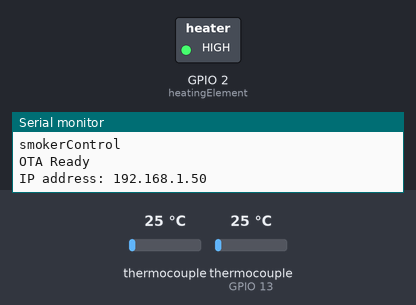
This sketch was run on a simulated ESP8266 (NodeMCU). On the bench: switched loads named in the sketch (green lamp = pin HIGH), the last lines printed to the serial monitor. The inputs (shaded band) are chosen by the test bench; at power-on: thermocouple (sensor on GPIO 13) 25 °C, thermocouple 25 °C. WiFi joins after 1.5 s; servers stay silent unless stated; no MQTT or app messages arrive unless stated.

Above: at 6.2 s.
6.3 s: thermocouple (sensor on GPIO 13) set to 102 °C
11.5 s: thermocouple (sensor on GPIO 13) set to 111 °C
At 16.3 s:
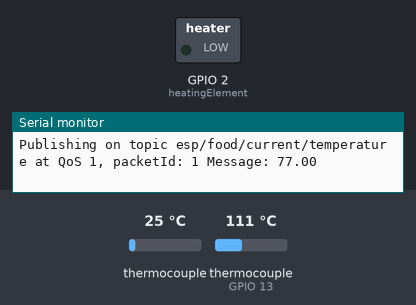
18.0 s: thermocouple (sensor on GPIO 13) set to 6 °C
At 21.2 s:
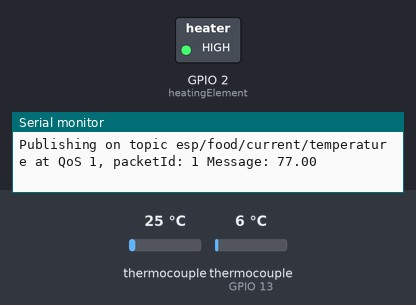
21.6 s: thermocouple (sensor on GPIO 13) set to 150 °C
At 26.1 s:
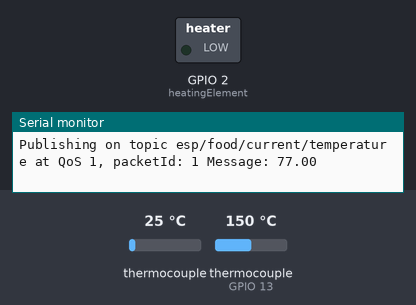
Timing chart, 0 to 27.6 s (numbered marks = the images above; inputs shaded):
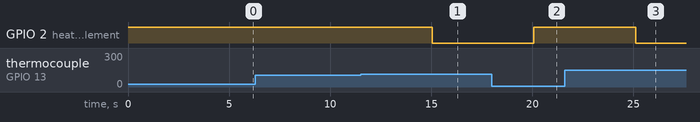

Measured:
- the behaviour switches between 107 and 108 °C on thermocouple (sensor on GPIO 13) (found by bisection; images 0 and 1)
- after the input at 11.5 s, GPIO 2 (heatingElement): HIGH → LOW after 3.5 s
- after the input at 18.0 s, GPIO 2 (heatingElement): LOW → HIGH after 2.1 s
- after the input at 21.6 s, GPIO 2 (heatingElement): HIGH → LOW after 3.5 s

The sketch:

smokerController.ino
```cpp
#include <ESP8266WiFi.h>
#include <ESPAsyncTCP.h>
#include <ESPAsyncWebServer.h>
#include <max6675.h>
#include <Wire.h>
#include <AsyncMqttClient.h>
#include <Ticker.h>
#include <ArduinoOTA.h>

//mqtt configs
#define MQTT_HOST IPAddress(192,168,1,145)
#define MQTT_PORT 1883
#define mqtt_user ""
#define mqtt_password ""

#define MQTT_FOOD_PUB_TEMP "esp/food/current/temperature"
#define MQTT_SMOKER_PUB_TEMP "esp/smoker/current/temperature"
#define MQTT_FOOD_PUB_TARGET_TEMP "esp/food/target/temperature"
#define MQTT_SMOKER_PUB_TARGET_TEMP "esp/smoker/target/temperature"

AsyncMqttClient mqttClient;
Ticker mqttReconnectTimer;

// Replace with your network credentials
const char* ssid     = "";
const char* password = "";
const char* hostName = "smokerControl";

IPAddress local_IP(192,168,4,22);
IPAddress gateway(192,168,4,9);
IPAddress subnet(255,255,255,0);

//thermocouple configs
const int ktcSO = 12;
const int ktcCLK = 14;
const int smokerCS = 13;
const int foodCS = 0;

float smokerTempProbeReading = 0;
float foodTempProbeReading = 0;

MAX6675 smoker(ktcCLK, smokerCS, ktcSO);
MAX6675 foodProbe(ktcCLK, foodCS, ktcSO);

//heating element configs
int heatingElement = 2;
bool heatingElementOn = false;

int smokerTargetTemp = 225;
int foodTargetTemp = 203;

//input params to set targets
const char* targetFoodTempInputParam = "targetFoodTempTb";
const char* targetSmokerTempInputParam = "targetSmokerTempTb";

//website body
const char index_html[] PROGMEM = R"rawliteral(
<!DOCTYPE html>
 <html>
    <head>
      <meta name=\"viewport\" content=\"width=device-width, initial-scale=1\">
        <link rel=\"icon\" href=\"data:,\">
        <style>html { font-family: Helvetica; display: inline-block; margin: 0px auto; text-align: center;}</style>
    </head>
        <script type='text/JavaScript'>function AutoRefresh(t){setTimeout(location.reload(true, t))}</script>
        <body>
          <h1>Smoker Control
          </h1>

          %TEMPPLACEHOLDER%

          <form action='/get'
              <div>Set Target Food Temp: </div>
              <input type='text' name='targetFoodTempTb'>
              <input type='submit' value='Submit'>
          </form>
          <br><br>
          <form action='/get'
              <div>Set Target Smoker Temp: </div>
              <input type='text' name='targetSmokerTempTb'>
              <input type='submit' value='Submit'>
          </form>
          <br><br>
        </body>
  </html>)rawliteral";

// Set web server port number to 80
AsyncWebServer  server(80);

//mqtt stuff
void connectToMqtt() {
  Serial.println("Connecting to MQTT...");
   mqttClient.setCredentials("quser","quser");

   int connectAttempts = 0;
   while (!mqttClient.connected() && connectAttempts <= 20) {
        connectAttempts++;
    // Attempt to connect
    Serial.print("Attempting to connect to MQTT broker ");
    Serial.println(connectAttempts);
    mqttClient.connect();

    // Wait some time to space out connection requests
    delay(3000);
   }

   Serial.println("Connected to MQTT broker");
}

void onMqttConnect(bool sessionPresent) {
  Serial.println("Connected to MQTT.");
  Serial.print("Session present: ");
  Serial.println(sessionPresent);
}

void onMqttPublish(uint16_t packetId) {
  Serial.print("Publish acknowledged.");
  Serial.print("  packetId: ");
  Serial.println(packetId);
}

void onMqttDisconnect(AsyncMqttClientDisconnectReason reason) {
  Serial.println("Disconnected from MQTT.");

  if (WiFi.isConnected()) {
    mqttReconnectTimer.once(2, connectToMqtt);
  }
}

String processor(const String& var){
  String replaceStrings = "";
  if(var == "TEMPPLACEHOLDER"){
    replaceStrings += "<p>Current Smoker Temp: "+String(smokerTempProbeReading)+"</p>";
    replaceStrings +=  "<p>Current Food Temp: "+String(foodTempProbeReading)+"</p>";
    replaceStrings +=  "<p>Current Food Target Temp: "+String(foodTargetTemp)+"</p>";
    replaceStrings +=  "<p>Current Smoker Target Temp: "+String(smokerTargetTemp)+"</p>";
    replaceStrings +=  "<p>Current Heating Element State: "+String(heatingElementOn)+"</p>";
  }

  return replaceStrings;
}

void setup() {
  Serial.begin(115200);

  pinMode(LED_BUILTIN, OUTPUT);
  pinMode(heatingElement, OUTPUT);

  digitalWrite(heatingElement, HIGH);

  // Connect to Wi-Fi network with SSID and password
  Serial.print("Connecting to ");
  Serial.println(ssid);
  WiFi.begin(ssid, password);

  int wifiConnectAttempts = 0;
  while (WiFi.status() != WL_CONNECTED && wifiConnectAttempts < 100) {
    wifiConnectAttempts+=1;
    delay(1000);
    Serial.print("Attempt: ");
    Serial.println(wifiConnectAttempts);
  }

  if(WiFi.status() != WL_CONNECTED){
      Serial.println("");
      Serial.println("Could not connect to wifi, going into AP mode...");

      Serial.println(WiFi.softAPConfig(local_IP, gateway, subnet) ? "Ready" : "Failed!");

      Serial.println(WiFi.softAP("Smoker_AP") ? "Ready" : "Failed!");
    }
    else{
        // Print local IP address and start web server
        Serial.println("");
        Serial.println("WiFi connected.");
        Serial.println("IP address: ");
        Serial.println(WiFi.localIP());

        mqttClient.setServer(MQTT_HOST, MQTT_PORT);
        connectToMqtt();

        mqttClient.onConnect(onMqttConnect);
        mqttClient.onDisconnect(onMqttDisconnect);
        mqttClient.onPublish(onMqttPublish);
    }

    WiFi.hostname(hostName);
    Serial.println("HostName: ");
    Serial.println(hostName);

    // Send web page with input fields to client
    server.on("/", HTTP_GET, [](AsyncWebServerRequest *request){
      request->send_P(200, "text/html", index_html,processor);
    });

  //capture events from webpage
  server.on("/get", HTTP_GET, [] (AsyncWebServerRequest *request) {
    String inputMessage;
    String inputParam;

    if (request->hasParam(targetFoodTempInputParam)) {
      inputMessage = request->getParam(targetFoodTempInputParam)->value();
      inputParam = targetFoodTempInputParam;
      foodTargetTemp = inputMessage.toInt();

      Serial.print("foodTargetTemp updated to: ");
      Serial.println(foodTargetTemp);
    }
    else if (request->hasParam(targetSmokerTempInputParam)) {
      inputMessage = request->getParam(targetSmokerTempInputParam)->value();
      inputParam = targetSmokerTempInputParam;

      smokerTargetTemp = inputMessage.toInt();

      Serial.print("smokerTargetTemp updated to: ");
      Serial.println(smokerTargetTemp);
    }
    else {
      inputMessage = "No message sent";
      inputParam = "none";
    }

    Serial.println(inputMessage);
    request->send_P(200, "text/html", index_html,processor);
  });


  //OTA Setup
  ArduinoOTA.onStart([]() {
    Serial.println("OTA Start");
  });
  ArduinoOTA.onEnd([]() {
    Serial.println("\nEnd");
  });
  ArduinoOTA.onProgress([](unsigned int progress, unsigned int total) {
    Serial.printf("Progress: %u%%\r", (progress / (total / 100)));
  });
  ArduinoOTA.onError([](ota_error_t error) {
    Serial.printf("Error[%u]: ", error);
    if (error == OTA_AUTH_ERROR) Serial.println("Auth Failed");
    else if (error == OTA_BEGIN_ERROR) Serial.println("Begin Failed");
    else if (error == OTA_CONNECT_ERROR) Serial.println("Connect Failed");
    else if (error == OTA_RECEIVE_ERROR) Serial.println("Receive Failed");
    else if (error == OTA_END_ERROR) Serial.println("End Failed");
  });
  ArduinoOTA.begin();
  Serial.println("OTA Ready");
  Serial.print("IP address: ");
  Serial.println(WiFi.localIP());


  server.begin();
}

void loop(){

  delay(5000);
  smokerTempProbeReading = smoker.readFahrenheit();
  foodTempProbeReading = foodProbe.readFahrenheit();

  if(smokerTempProbeReading < smokerTargetTemp)
  {
    Serial.print("Heating element on");
    digitalWrite(LED_BUILTIN, HIGH);
    digitalWrite(heatingElement, HIGH);
    heatingElementOn = true;
  }
  else{
    Serial.print("Heating element off");
    digitalWrite(LED_BUILTIN, LOW);
    digitalWrite(heatingElement, LOW);
    heatingElementOn = false;
  }

  Serial.print("Smoker Temp: ");
  Serial.println(smokerTempProbeReading);

  Serial.print("Food Temp: ");
  Serial.println(foodTempProbeReading);

  if(WiFi.status() == WL_CONNECTED && mqttClient.connected()){
    uint16_t smokerTargetTempPacket = mqttClient.publish(MQTT_SMOKER_PUB_TARGET_TEMP , 1, true, String(smokerTargetTemp).c_str());
    Serial.printf("Publishing on topic %s at QoS 1, packetId: %i ", MQTT_SMOKER_PUB_TARGET_TEMP , smokerTargetTempPacket);
    Serial.printf("Message: %.2f \n", smokerTargetTemp);

    uint16_t smokerTempPacket = mqttClient.publish(MQTT_SMOKER_PUB_TEMP, 1, true, String(smokerTempProbeReading).c_str());
    Serial.printf("Publishing on topic %s at QoS 1, packetId: %i ", MQTT_SMOKER_PUB_TEMP, smokerTempPacket);
    Serial.printf("Message: %.2f \n", smokerTempProbeReading);

    uint16_t foodTargetTempPacket = mqttClient.publish(MQTT_FOOD_PUB_TARGET_TEMP , 1, true, String(foodTargetTemp).c_str());
    Serial.printf("Publishing on topic %s at QoS 1, packetId: %i ", MQTT_FOOD_PUB_TARGET_TEMP , foodTargetTempPacket);
    Serial.printf("Message: %.2f \n", foodTargetTemp);

    uint16_t foodTempPacket = mqttClient.publish(MQTT_FOOD_PUB_TEMP, 1, true, String(foodTempProbeReading).c_str());
    Serial.printf("Publishing on topic %s at QoS 1, packetId: %i ", MQTT_FOOD_PUB_TEMP, foodTempPacket);
    Serial.printf("Message: %.2f \n", foodTempProbeReading);
  }
  else{

    int wifiConnectAttempts = 0;
    while (WiFi.status() != WL_CONNECTED && wifiConnectAttempts < 50) {
    wifiConnectAttempts+=1;
      delay(1000);
      Serial.print("Attempt: ");
      Serial.println(wifiConnectAttempts);
    }
  }

  ArduinoOTA.handle();
}
```
